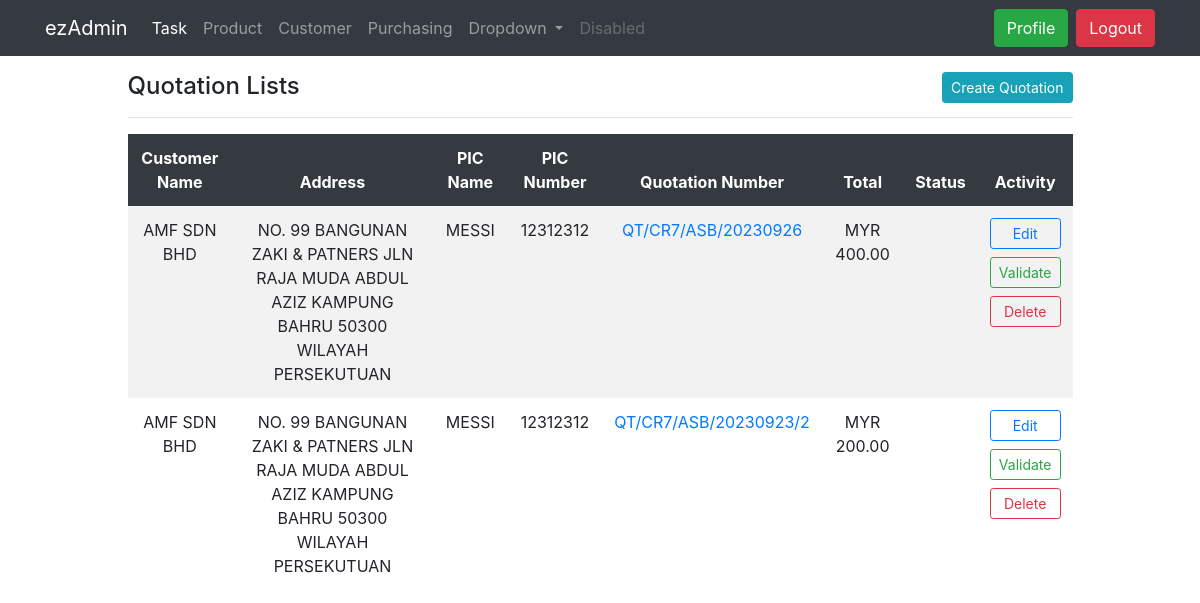
Page /task/quotation/list/ (signed in) on the earlier database version.
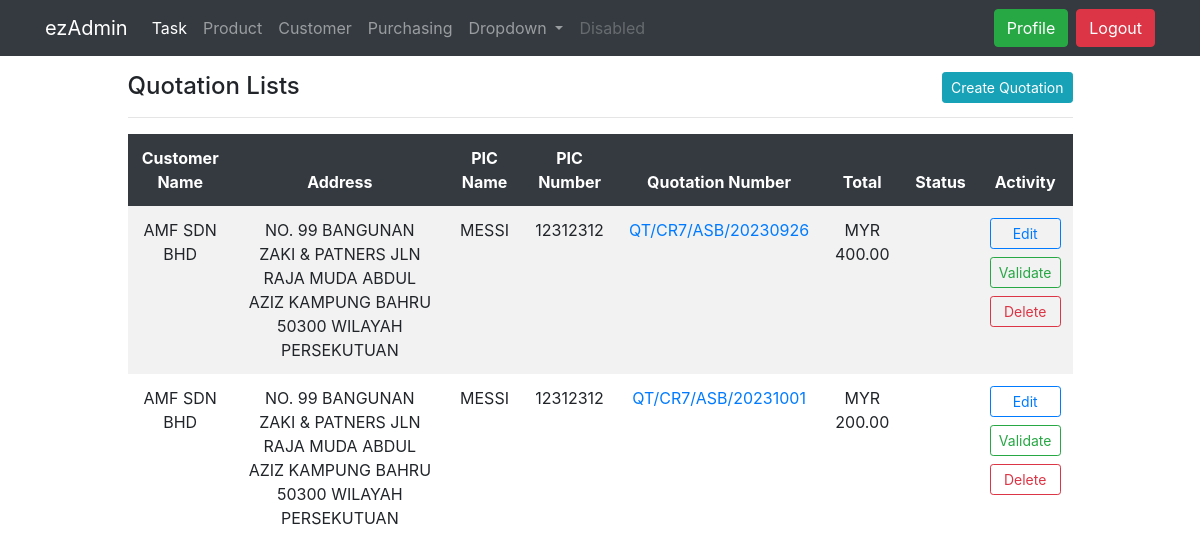
Same page on the later database version.
### dashboard/models.py (models this page shows, shortened)
class Quotation(models.Model):
    customer_id = models.ForeignKey(Customer, on_delete = models.CASCADE)
    doc_number =  models.CharField(unique = True, max_length = 200, blank= True, null= True)
    end_number = 0
    rev_number = 1
    create_date = models.DateTimeField(blank = True, null = True)
    update_date = models.DateTimeField(blank = True, null = True)

class Customer(models.Model):
    company_name = models.CharField(max_length = 100)
    name_acronym = models.CharField(max_length = 100, blank = True, null = True)
    address = models.CharField(max_length = 100)
    posscode = models.PositiveIntegerField(validators = [posscode_validator])
    email = models.CharField(max_length = 100, validators = [validate_email])
    pic_name = models.CharField(max_length = 100, null = True)
    phone_number = models.PositiveIntegerField(null = True)
    sales_person = models.ForeignKey(SalesPerson, on_delete = models.CASCADE)
    currency = models.ForeignKey(Currency, on_delete = models.CASCADE, null = True)
    create_date = models.DateTimeField(blank = True, null = True)
    update_date = models.DateTimeField(blank = True, null = True)
    def __str__(self):
        return self.company_name

class Currency(models.Model):
    name = models.CharField(max_length = 20, unique = True)
    currency_code = models.CharField(max_length = 3, unique = True)
    create_date = models.DateTimeField(blank = True, null = True)
    update_date = models.DateTimeField(blank = True, null = True)

### task/views.py (the view)
# urls.py: path('task/quotation/list/', views.quotation_details, name = 'task-quotation-list'),
@login_required
def quotation_details(request):
    quotations = Quotation.objects.all()
    quotation_total = {}
    for quotation in quotations:
        quotation_total.update({
            quotation.id:
            QuotationItem.objects.filter(quotation_id = quotation.id).aggregate(total = Sum(F('price') * F('quantity')))['total']
        })
    context ={
        'quotations': quotations,
        'quotation_total': quotation_total
    }
    return render(request, 'task/quotation-list.html', context)

### templates/task/quotation-list.html (shortened to what this page needs)
{% extends 'partials/base.html' %}
{% block content %}
<body>
    <div class="col-md-10 offset-md-1 table-responsive">
        {% load humanize %}
        <table class="table table-borderless table-striped table-hover">
            <span class="h4">Quotation Lists</span class="h4">
            <a class="btn btn-info btn-sm float-right" href="{% url 'task-quotation' %}">Create Quotation</a>
            <hr>
            <thead class = "thead-dark">
                <tr>
                    <th>Customer Name</th>
                    <th>Address</th>
                    <th>PIC Name</th>
                    <th>PIC Number</th>
                    <th>Quotation Number</th>
                    <th>Total</th>
                    <th>Status</th>
                    <th>Activity</th>
                </tr>
            </thead>
            <tbody>
                <tr>
                    {% for quotation in quotations %}
                    <td>{{quotation.customer_id}}</td>
                    <td>{{quotation.customer_id.address}}</td>
                    <td>{{quotation.customer_id.pic_name}}</td>
                    <td>{{quotation.customer_id.phone_number}}</td>
                    <td><a href ="{% url 'task-quotation-pdf' quotation.id %}">{{quotation.doc_number}}</a></td>
                    {% for key, value in quotation_total.items %}
                    {% if quotation.id == key%}
                    <td>{{quotation.customer_id.currency.currency_code}} {{value|floatformat:2}}</td>
                    {% endif %}
                    {% endfor %}
                    <td></td>
                    <td>
                        <div class = "d-grid">
                                <a class="btn btn-outline-primary btn-sm btn-block" href ="{% url 'task-quotation-update' quotation.id %}">
                                    Edit
                                </a>
                                <a class="btn btn-outline-success btn-sm btn-block" href ="">
                                    Validate
                                </a>
                                <a class="btn btn-outline-danger btn-sm btn-block" href ="{% url 'task-quotation-delete' quotation.id %}">
                                    Delete
                                </a>
                        </div>
                    </td>
                </tr>
                {% endfor %}
            </tbody>
        </table>
    </div>
</body>
</html>
{% endblock %}

Differences in the rows shown:
changed Quotation: doc_number "QT/CR7/ASB/20230923/2" → "QT/CR7/ASB/20231001"
